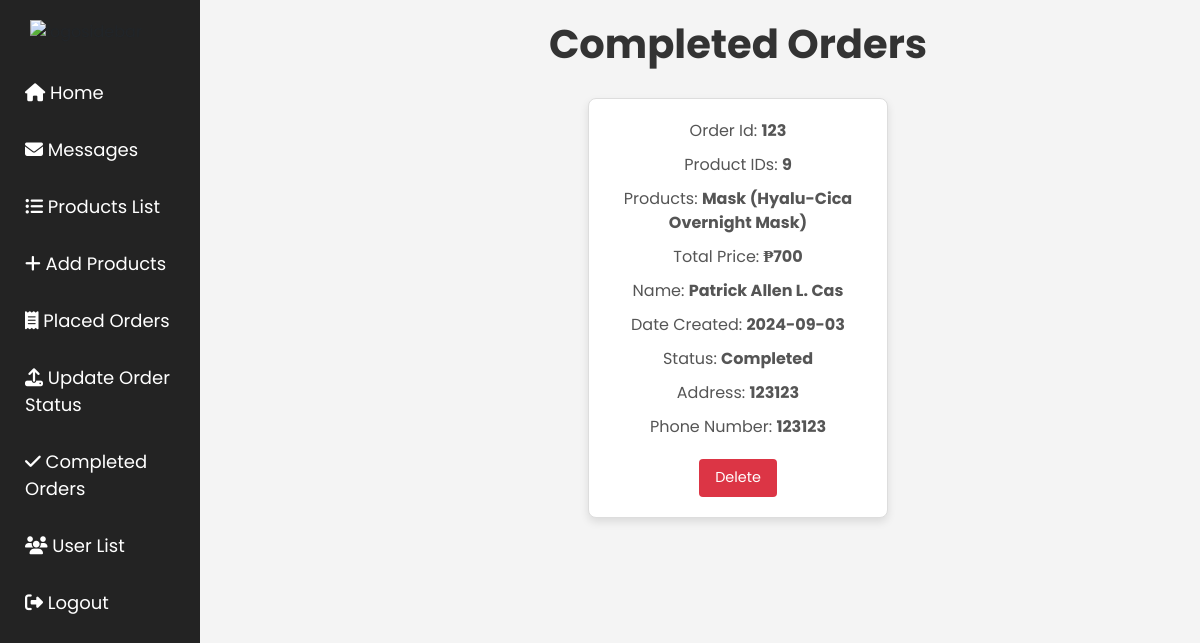
The app's page /completed_orders.php with its own data.
### tables this page shows
CREATE TABLE `orders` (
  `id` int(100) NOT NULL,
  `user_id` int(100) NOT NULL,
  `name` varchar(20) NOT NULL,
  `number` varchar(11) NOT NULL,
  `email` varchar(50) NOT NULL,
  `method` varchar(50) NOT NULL,
  `address` varchar(500) NOT NULL,
  `product_names` varchar(1000) NOT NULL,
  `total_price` int(100) NOT NULL,
  `placed_on` date NOT NULL DEFAULT current_timestamp(),
  `payment_status` varchar(20) NOT NULL DEFAULT 'Pending',
  `product_ids` int(11) NOT NULL
);

### completed_orders.php (the view, shortened to what this page needs)
<?php
include('db.php');
$select_orders = $conn->prepare("SELECT * FROM `orders` WHERE payment_status = 'Completed'");
$select_orders->execute();
$result = $select_orders->get_result();
?>
<!DOCTYPE html>
<html lang="en">
<head>
   <link href="https://stackpath.bootstrapcdn.com/bootstrap/4.5.2/css/bootstrap.min.css" rel="stylesheet">
   <link rel="stylesheet" href="https://cdnjs.cloudflare.com/ajax/libs/font-awesome/6.1.1/css/all.min.css">
   <link rel="stylesheet" href="admin_orderss.css">
</head>
<body>
<div class="sidebar">
<img src="images/icons/logoinvert.png" alt="logosidebar" style="width:140px;">
    <a href="admin_page.php"><i class="fas fa-home"></i><span> Home</span></a>
        <a href="user_message.php"><i class="fas fa-envelope"></i><span> Messages</span></a>
        <a href="product_list.php"><i class="fas fa-list-ul"></i><span> Products List</span></a>
        <a href="add_product.php"><i class="fas fa-plus"></i><span> Add Products</span></a>
        <a href="admin_orders.php"><i class="fas fa-receipt"></i><span> Placed Orders</span></a>
        <a href="update_orders.php"><i class="fas fa-upload"></i><span> Update Order Status</span></a>
        <a href="completed_orders.php"><i class="fas fa-check"></i><span> Completed Orders</span></a>
        <a href="user_list.php"><i class="fas fa-users"></i><span> User List</span></a>
        <a href="admin_logout.php"><i class="fas fa-sign-out-alt"></i><span> Logout</span></a>
</div>
<center>
<section class="orders">
    <h1 class="heading">Completed Orders</h1>
    <div class="box-container">
       <?php
       if ($result->num_rows > 0) {
           while ($fetch_orders = $result->fetch_assoc()) {
       ?>
        <div class="box">
          <p>Order Id: <span><?= htmlspecialchars($fetch_orders['id']); ?></span></p>
          <p>Product IDs: <span><?= htmlspecialchars($fetch_orders['product_ids']); ?></span></p>
          <p>Products: <span><?= htmlspecialchars($fetch_orders['product_names']); ?></span></p>
          <p>Total Price: <span>₱<?= htmlspecialchars($fetch_orders['total_price']); ?></span></p>
          <p>Name: <span><?= htmlspecialchars($fetch_orders['name']); ?></span></p>
          <p>Date Created: <span><?= htmlspecialchars($fetch_orders['placed_on']); ?></span></p>
          <p>Status: <span><?= htmlspecialchars($fetch_orders['payment_status']); ?></span></p>
          <p>Address: <span><?= htmlspecialchars($fetch_orders['address']); ?></span></p>
          <p>Phone Number: <span><?= htmlspecialchars($fetch_orders['number']); ?></span></p>
          <a href="admin_orders.php?delete=<?= htmlspecialchars($fetch_orders['id']); ?>" class="delete-btn" onclick="return confirm('Delete this order?');">Delete</a>
       </div>
       <?php
           }
       } else {
           echo '<p class="empty">No Completed Orders Found!</p>';
       }
       ?>
    </div>
</section>
</center>
</body>
</html>

### admin_orderss.css (style rules this page uses)
* { font-family: Poppins; }
body { background-color: #f4f4f4; font-family: Arial, sans-serif; }
.sidebar { width: 200px; height: 100vh; background-color: #343a40; padding-top: 20px; position: fixed; }
.sidebar a { padding: 15px 25px; display: block; color: #fff; text-decoration: none; font-size: 18px; }
.sidebar img { display: block; margin: 0 auto 20px; max-width: 100%; height: auto; }
.orders { padding: 20px; max-width: 1200px; margin: 0 auto; margin-left: 23%; }
.heading { text-align: center; margin-bottom: 30px; color: #333; font-size: 2.5rem; font-weight: bold; }
.box-container { display: flex; flex-wrap: wrap; gap: 20px; justify-content: center; }
.box { background: #fff; border: 1px solid #ddd; border-radius: 8px; box-shadow: 0 4px 8px rgba(0, 0, 0, 0.1); padding: 20px; width: 300px; transition: transform 0.2s, box-shadow 0.2s; }
.box p { margin: 0 0 10px; color: #555; }
.box span { font-weight: bold; }
.option-btn, .delete-btn { display: inline-block; margin-top: 10px; padding: 8px 16px; border-radius: 4px; color: #fff; text-decoration: none; font-size: 0.9rem; transition: background-color 0.2s; text-decoration: none; }
.delete-btn { background-color: #dc3545; text-decoration: none; }

### completed_orders.php (style rules this page uses)
.sidebar { background-color: #232323; }

### records on screen
orders: id "123", product_ids "9", product_names "Mask (Hyalu-Cica Overnight Mask)", total_price "700", name "Patrick Allen L. Cas", placed_on "2024-09-03", payment_status "Completed", address "123123", number "123123"
